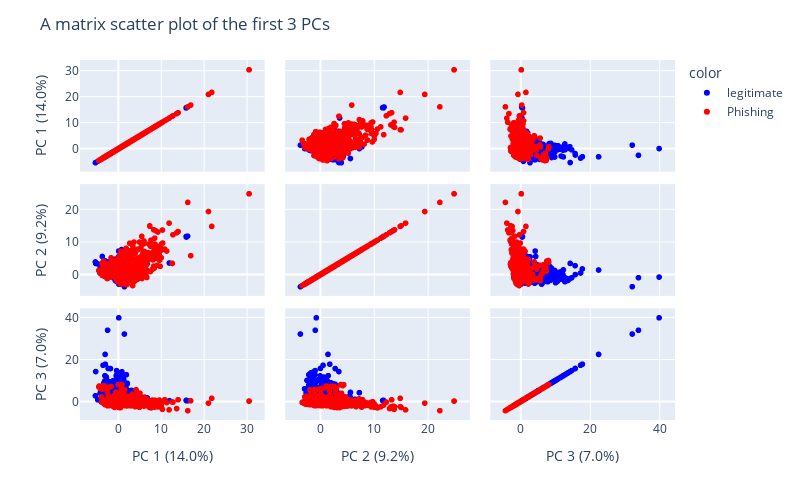

Write notebook code for a chart like this one.
### Code cell
# Apply PCA with 3 components
pca_3 = PCA(n_components=3)
X_train_pca_3 = pca_3.fit_transform(X_train_lr_stand)
labels = {
    str(i): f"PC {i+1} ({var:.1f}%)"
    for i, var in enumerate(pca_3.explained_variance_ratio_ * 100)
}

# Plot the matrix scatter plot of first 3 PCs.
fig = px.scatter_matrix(
    X_train_pca_3,
    labels=labels,
    dimensions=range(3),
    color=train_data["status"].map({0: "legitimate", 1: "Phishing"}),
    color_discrete_map={"legitimate": "blue", "Phishing": "red"},
    color_continuous_scale=[[0, "blue"], [1, "red"]]
)
fig.update_traces(diagonal_visible=True)
fig.update_layout(title="A matrix scatter plot of the first 3 PCs",width=800,height=500)
fig.show()

### Figure 1 — Plotly figure (JSON) as saved in the notebook; plotly's stock layout.template omitted (floating-point values rounded to 4 significant figures; data arrays with more than 128 entries replaced by an {"elided": "..."} marker saying what was removed)
{"data": [{"diagonal": {"visible": true}, "dimensions": [{"axis": {"matches": true}, "label": "PC 1 (14.0%)", "values": {"elided": "8283 float values"}}, {"axis": {"matches": true}, "label": "PC 2 (9.2%)", "values": {"elided": "8283 float values"}}, {"axis": {"matches": true}, "label": "PC 3 (7.0%)", "values": {"elided": "8283 float values"}}], "hovertemplate": "color=legitimate<br>%{xaxis.title.text}=%{x}<br>%{yaxis.title.text}=%{y}<extra></extra>", "legendgroup": "legitimate", "marker": {"color": "blue", "symbol": "circle"}, "name": "legitimate", "showlegend": true, "type": "splom"}, {"diagonal": {"visible": true}, "dimensions": [{"axis": {"matches": true}, "label": "PC 1 (14.0%)", "values": {"elided": "5877 float values"}}, {"axis": {"matches": true}, "label": "PC 2 (9.2%)", "values": {"elided": "5877 float values"}}, {"axis": {"matches": true}, "label": "PC 3 (7.0%)", "values": {"elided": "5877 float values"}}], "hovertemplate": "color=Phishing<br>%{xaxis.title.text}=%{x}<br>%{yaxis.title.text}=%{y}<extra></extra>", "legendgroup": "Phishing", "marker": {"color": "red", "symbol": "circle"}, "name": "Phishing", "showlegend": true, "type": "splom"}], "layout": {"dragmode": "select", "height": 500, "legend": {"title": {"text": "color"}, "tracegroupgap": 0}, "margin": {"t": 60}, "title": {"text": "A matrix scatter plot of the first 3 PCs"}, "width": 800}}
